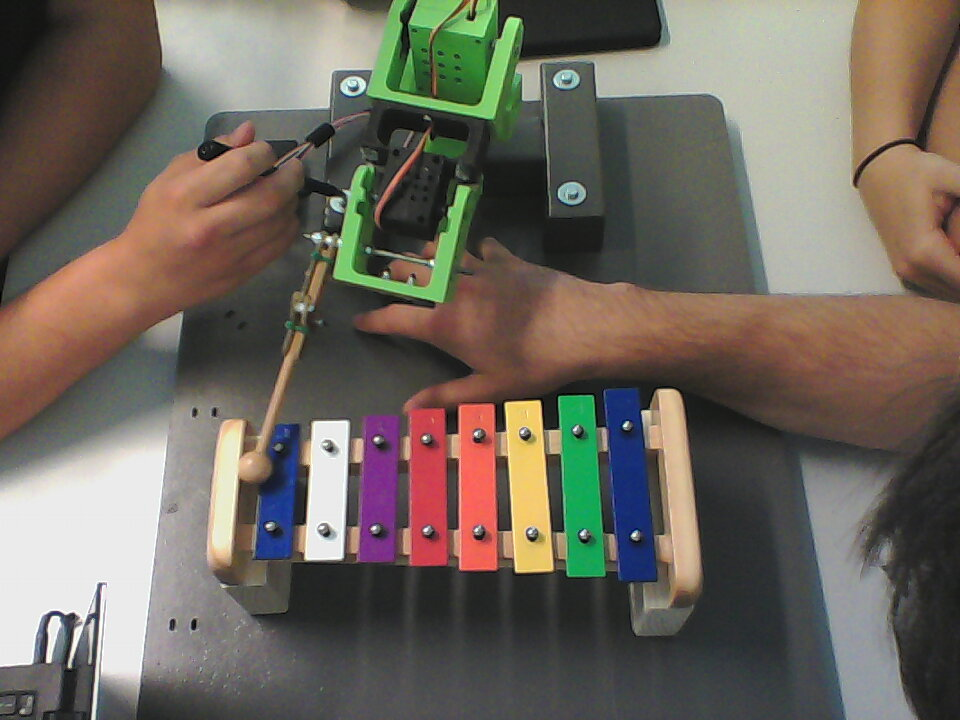
#> input picture xylo-python/images/setup.jpg, 960 x 720 px, given in place of the camera
$ python BorderTracker.py
#> lines starting #> are read from the running program, lines starting #| are printed output that depends on the picture; after the words box and inside, x2 and y2 are one past the last pixel; in counts of white or black regions, pixels touching at a corner belong together
### xylo-python/ColorFilter.py
import cv2
import numpy as np

class ColorFilter:

    # Basic color filtering using hsv
    def applyColorFilter(self, X, lower_bound, upper_bound):
        hsv = cv2.cvtColor(X, cv2.COLOR_BGR2HSV)
        mask = cv2.inRange(hsv, lower_bound, upper_bound)
        return mask

    # In mathematical morphology, opening is the dilation of the erosion
    # Used to remove noise
    def applyOpening(self, mask):
        kernel = np.ones((5, 5), np.uint8)
        return cv2.morphologyEx(mask, cv2.MORPH_OPEN, kernel)

    # Find contour of C Keys
    def getContours(self, opening):
        contours, hierarchy = cv2.findContours(opening, cv2.RETR_TREE, cv2.CHAIN_APPROX_SIMPLE)
        return contours

### xylo-python/Utilities.py
import math
from numpy import ones,vstack
from numpy.linalg import lstsq

def midpoint(ptA, ptB):
	return ((ptA[0] + ptB[0]) * 0.5, (ptA[1] + ptB[1]) * 0.5)

def calculateDistance(a,b):
    dist = math.sqrt((b[0] - a[0])**2 + (b[1] - b[1])**2)
    return dist

def calculateLineThroughPoints(a, b):
    points = [a,b]
    x_coords, y_coords = zip(*points)
    A = vstack([x_coords,ones(len(x_coords))]).T
    m, c = lstsq(A, y_coords)[0]
    print("Line Solution is y = {m}x + {c}".format(m=m,c=c))
    return m, c

def calculateAngle(m1, m2):
    return math.pi - math.atan((m1-m2)/(1+m1*m2))

### xylo-python/BorderTracker.py
from ColorFilter import ColorFilter
import cv2
import numpy as np
import Utilities
from imutils import perspective
from imutils import contours

class BorderTracker:
    lower_red = np.array([0,70,100])
    upper_red = np.array([255, 255, 255])

    def __init__(self):
        self.colorFilter = ColorFilter()

    def getBordersTracking(self, frame):
        boxes = []
        centroids = []
        kernel = np.ones((5, 5), np.float32) / 25
        blurred = cv2.filter2D(frame, -1, kernel)
        mask = self.colorFilter.applyColorFilter(blurred, self.lower_red, self.upper_red)
        opening = self.colorFilter.applyOpening(mask)
        contours = self.colorFilter.getContours(opening)

        for c in contours:
            # compute the center of the contour
            M = cv2.moments(c)
            cX = int(M["m10"] / M["m00"])
            cY = int(M["m01"] / M["m00"])
            # get the bounding rect
            x, y, w, h = cv2.boundingRect(c)
            if (w > 20 and h > 20):
                # get the min area rect
                rect = cv2.minAreaRect(c)
                box = cv2.boxPoints(rect)
                box = perspective.order_points(box)
                # convert all coordinates floating point values to int
                box = np.int0(box)
                boxes.append(box)
                centroids.append((cX, cY))

        return [boxes, centroids]

if __name__ == "__main__":
    borderTracker = BorderTracker()
    cap = cv2.VideoCapture(1)
    cap.set(3, int(1280))
    cap.set(4, int(720))

    """ for i in range(15):
        _, frame = cap.read()

    ROI = cv2.selectROI(frame)
    print('Selected ROI: ', ROI) """

    ROI = (221, 387, 780, 333)

    _, frame = cap.read()
#> frame is the input picture: shape (720, 960, 3); mean B, G, R 93.6, 103.4, 110.6
    img_crop = frame[int(ROI[1]):int(ROI[1] + ROI[3]), int(ROI[0]):int(ROI[0] + ROI[2])]
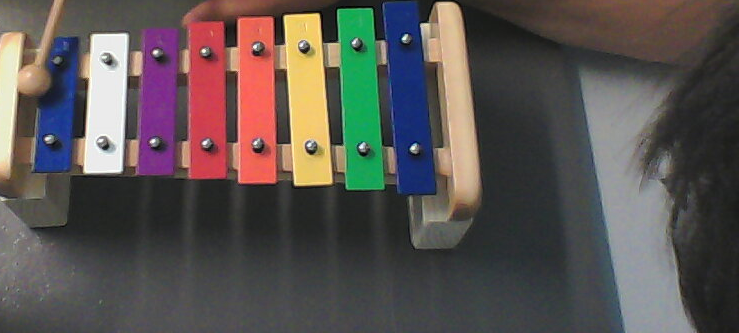
#> img_crop: shape (333, 739, 3); mean B, G, R 81.3, 83.9, 90.4
    boxes, centroids = borderTracker.getBordersTracking(img_crop)
#> in applyColorFilter, `hsv = cv2.cvtColor(X, cv2.COLOR_BGR2HSV)`: hsv: shape (333, 739, 3); mean H, S, V 69.4, 53, 100.1
#> in applyColorFilter, `mask = cv2.inRange(hsv, lower_bound, upper_bound)`:
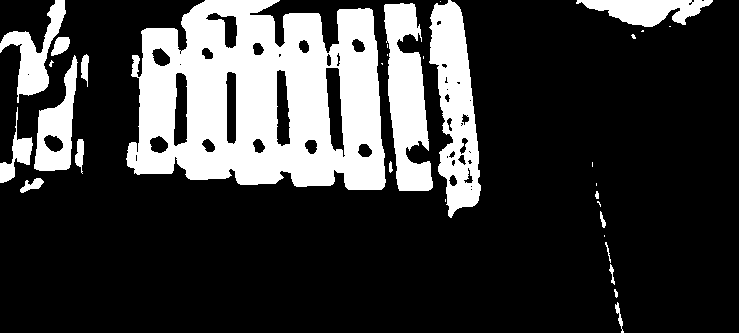
#> mask: shape (333, 739); 22.7% white; 32 white regions (14 under 20 px), largest, box (x1, y1, x2, y2) and area: (126, 0, 386, 190) 34950, (429, 0, 481, 218) 6455, (384, 3, 433, 191) 5667
#> in applyOpening, `return cv2.morphologyEx(mask, cv2.MORPH_OPEN, kernel)`:
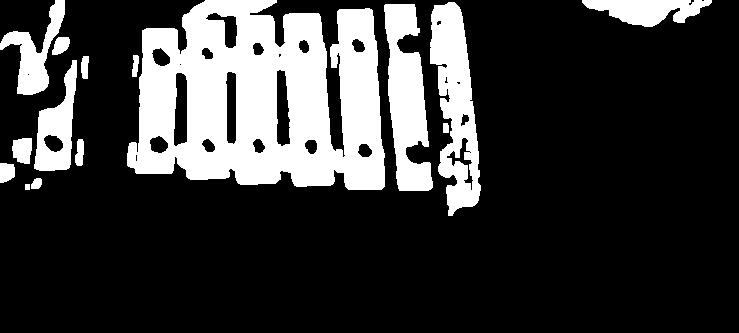
#> returned value: shape (333, 739); 22.3% white; 15 white regions
#> in getContours, `contours, hierarchy = cv2.findContours(opening, cv2.RETR_TREE, cv2.CHA..`: contours = 40 contours, 8 with area under 20; largest, box (x1, y1, x2, y2) and area: (127, 0, 385, 190) 38068, (430, 2, 481, 216) 6293, (384, 4, 433, 191) 5324, (34, 60, 77, 171) 2496, (0, 0, 65, 95) 2078
#> the loop in getBordersTracking, `for c in contours:` made 40 passes
#> (cX, cY, x, y, w, h, rect, box) on passes 7, 12, 13, 15, 20: (56, 130, 34, 60, 43, 111, ((55.39, 114.9), (112.3, 35.91), -86.05), [[41, 57], [77, 60], [69, 172], [33, 169]]), (406, 98, 384, 4, 49, 187, ((406.5, 97), (36.56, 189), -4.86), [[380, 4], [416, 1], [432, 189], [396, 192]]), (455, 105, 430, 2, 51, 214, ((454.1, 108.2), (41.37, 212.7), -4.24), [[425, 3], [466, 0], [482, 212], [441, 215]]), (462, 160, 446, 137, 28, 54, ((460, 164.8), (24.69, 53.58), -10.3), [[443, 140], [467, 136], [476, 188], [452, 193]]), (646, 9, 582, 0, 130, 27, ((646.5, 13), (26, 129), -90), [[582, 0], [711, 0], [711, 26], [582, 26]])
#> (cX, cY, x, y, w, h) on passes 2, 3, 4, 5, 6, 8: (36, 183, 31, 178, 11, 11), (6, 171, 0, 163, 15, 20), (79, 152, 75, 139, 9, 27), (22, 149, 12, 138, 20, 26), (445, 127, 443, 123, 6, 10), (53, 142, 43, 134, 21, 19)
#> after the loop in getBordersTracking, `for c in contours:`: boxes = 8 items; centroids = [(56, 130), (406, 98), (455, 105), (462, 160), (646, 9), (258, 98), (226, 28), (34, 53)]
#> boxes = 8 items
    for i, box in enumerate(boxes):
        cv2.drawContours(img_crop, [box], 0, (0, 255, 0), 2)
        cv2.circle(img_crop, (centroids[i][0], centroids[i][1]), 7, (0, 0, 255), -1)
#> this loop made 8 passes
#> box on passes 1 to 8: [[41, 57], [77, 60], [69, 172], [33, 169]], [[380, 4], [416, 1], [432, 189], [396, 192]], [[425, 3], [466, 0], [482, 212], [441, 215]], [[443, 140], [467, 136], [476, 188], [452, 193]], [[582, 0], [711, 0], [711, 26], [582, 26]], [[134, -6], [392, 5], [383, 190], [125, 178]], [[225, 1], [249, 35], [228, 50], [204, 16]], [[12, -11], [67, 0], [44, 99], [-10, 86]]
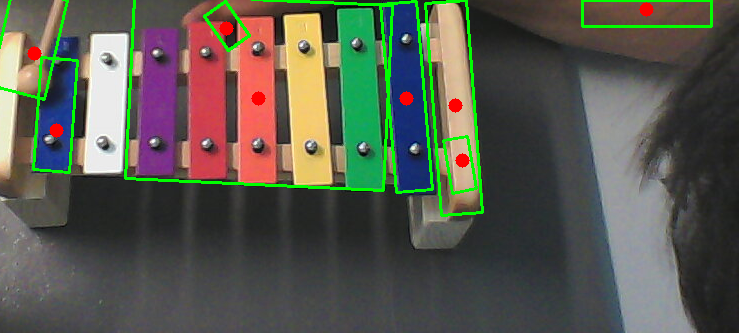
#> img_crop: shape (333, 739, 3); 3.78% of pixels changed, all inside (x1, y1, x2, y2) = (0, 0, 713, 217)

    cv2.line(img_crop, (centroids[0][0], centroids[0][1]), (centroids[1][0], centroids[1][1]), (0, 0, 255))

    dist = Utilities.calculateDistance(centroids[0], centroids[1])
#> dist = 350

    cX, cY = Utilities.midpoint(centroids[0], centroids[1])
#> cX = 231; cY = 114
    print ('Bord center is {} {}'.format(cX, cY))
#| Bord center is 231.0 114.0
    cv2.circle(img_crop, (int(cX), int(cY)), 7, (255, 0, 0), -1)
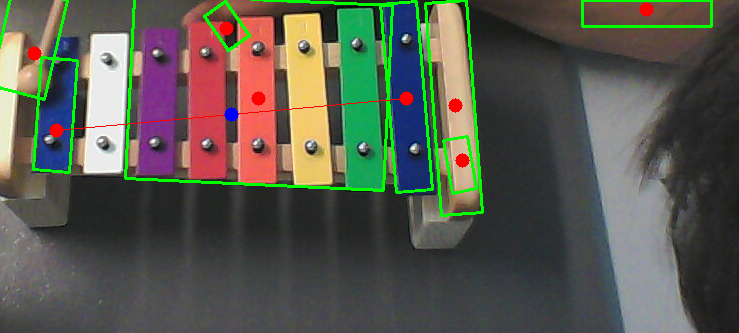
#> img_crop: shape (333, 739, 3); mean B, G, R 78.2, 89.2, 88.3

    m,c = Utilities.calculateLineThroughPoints(centroids[0], centroids[1])
#> m = -0.0914; c = 135.1

    cv2.imshow('Output', img_crop)

    cv2.waitKey(0)
    cap.release()
    cv2.destroyAllWindows()
